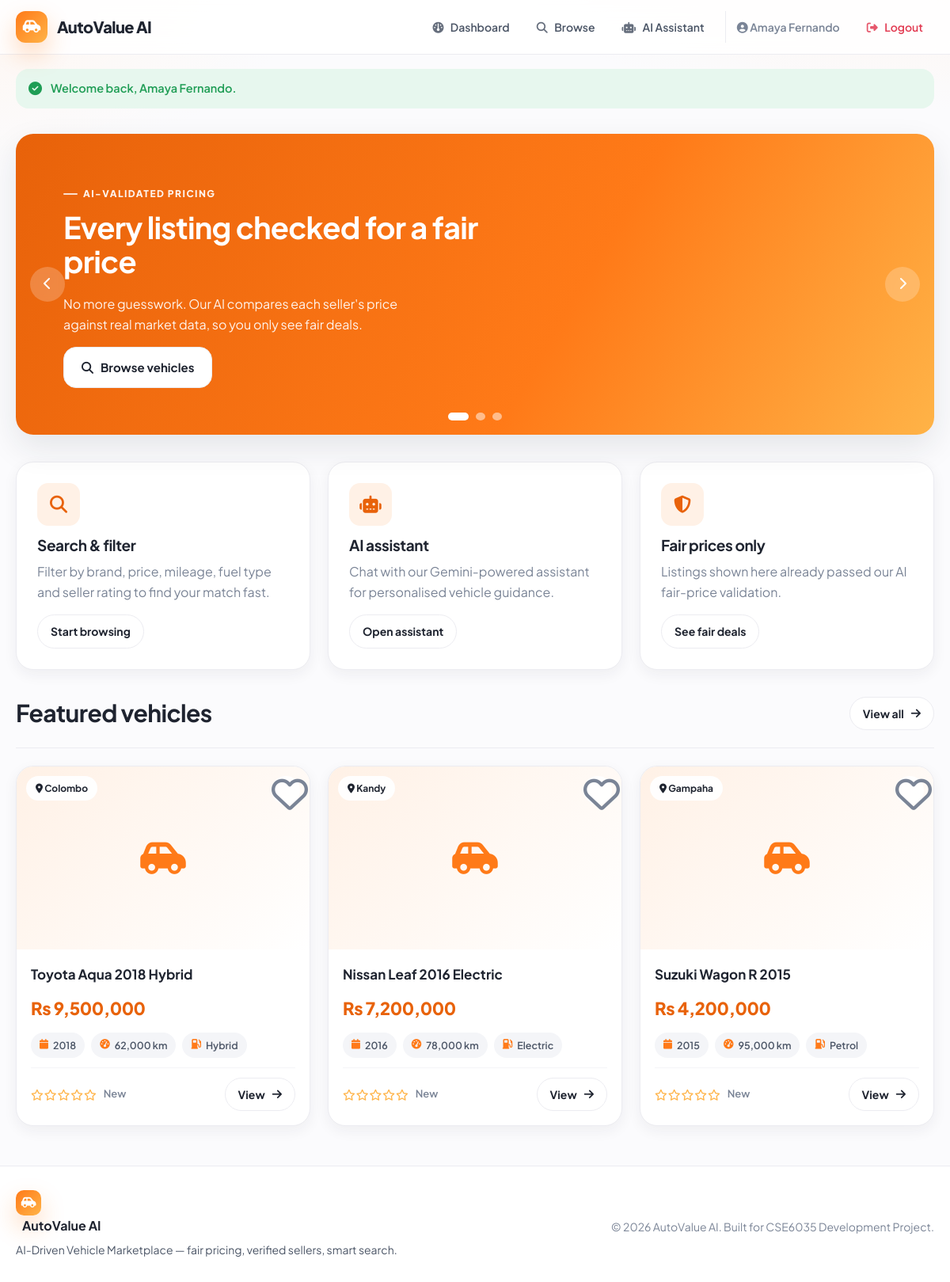
The app's page /web/public/buyer/dashboard.php (signed in) with its own data.
### tables this page shows
CREATE TABLE vehicle_ads (
    id INT AUTO_INCREMENT PRIMARY KEY,
    seller_id INT NOT NULL,
    title VARCHAR(160) NOT NULL,
    brand VARCHAR(60) NOT NULL,
    vehicle_model VARCHAR(80) NOT NULL,
    model_year INT NOT NULL,
    mileage INT NOT NULL,
    engine_capacity INT NOT NULL,
    fuel_type VARCHAR(30) NOT NULL,
    transmission VARCHAR(30) NOT NULL,
    condition_grade VARCHAR(30) NOT NULL,
    asking_price DECIMAL(14,2) NOT NULL,
    predicted_price DECIMAL(14,2) DEFAULT NULL,
    lower_bound DECIMAL(14,2) DEFAULT NULL,
    upper_bound DECIMAL(14,2) DEFAULT NULL,
    description TEXT,
    location VARCHAR(120) DEFAULT NULL,
    image_path VARCHAR(255) DEFAULT NULL,
    status ENUM('pending', 'approved', 'rejected') NOT NULL DEFAULT 'pending',
    created_at TIMESTAMP DEFAULT CURRENT_TIMESTAMP,
    FOREIGN KEY (seller_id) REFERENCES users(id) ON DELETE CASCADE,
    INDEX idx_status (status),
    INDEX idx_brand (brand),
    INDEX idx_price (asking_price),
    INDEX idx_year (model_year)
);

### web/lib/AdRepository.php (called while the page is built, shortened)
<?php
class AdRepository
{
    private PDO $pdo;
    public function __construct(PDO $pdo)
    {
        $this->pdo = $pdo;
    }
    public function featured(int $limit = 6): array
    {
        $limit = (int)$limit;
        $stmt = $this->pdo->query(
            "SELECT a.*, u.full_name AS seller_name,
                    COALESCE(r.avg_rating, 0) AS seller_rating
             FROM vehicle_ads a
             JOIN users u ON u.id = a.seller_id
             LEFT JOIN (
                SELECT seller_id, AVG(rating) AS avg_rating FROM seller_ratings GROUP BY seller_id
             ) r ON r.seller_id = a.seller_id
             WHERE a.status = " . $this->pdo->quote(AD_STATUS_APPROVED) . "
             ORDER BY seller_rating DESC, a.created_at DESC
             LIMIT $limit"
        );
        return $stmt->fetchAll();
    }
}

### web/public/buyer/_vehicle_card.php (the view)
<?php
$cardBase = $assetBase ?? '';
$rating = (float)($ad['seller_rating'] ?? 0);
?>
<article class="vehicle-card">
    <div class="vehicle-media">
        <?php if (!empty($ad['image_path'])): ?>
            <img src="<?php echo $cardBase . UPLOAD_URL . '/' . e($ad['image_path']); ?>" alt="<?php echo e($ad['title']); ?>">
        <?php else: ?>
            <i class="fa-solid fa-car-side"></i>
        <?php endif; ?>
        <span class="vehicle-badge"><i class="fa-solid fa-location-dot"></i> <?php echo e($ad['location'] ?: 'Sri Lanka'); ?></span>
        <div class="vehicle-fav"><i class="fa-regular fa-heart"></i></div>
    </div>
    <div class="vehicle-body">
        <div class="vehicle-title"><?php echo e($ad['title']); ?></div>
        <div class="vehicle-price"><?php echo format_money($ad['asking_price']); ?></div>
        <div class="vehicle-specs">
            <span class="spec-chip"><i class="fa-solid fa-calendar"></i> <?php echo e($ad['model_year']); ?></span>
            <span class="spec-chip"><i class="fa-solid fa-gauge-high"></i> <?php echo number_format($ad['mileage']); ?> km</span>
            <span class="spec-chip"><i class="fa-solid fa-gas-pump"></i> <?php echo e($ad['fuel_type']); ?></span>
        </div>
        <div class="vehicle-foot">
            <span class="rating-line"><?php echo star_rating_html($rating); ?> <?php echo $rating > 0 ? number_format($rating, 1) : 'New'; ?></span>
            <a href="vehicle.php?id=<?php echo (int)$ad['id']; ?>" class="btn secondary small">View <i class="fa-solid fa-arrow-right"></i></a>
        </div>
    </div>
</article>

### web/public/buyer/dashboard.php (shortened to what this page needs)
<?php
require_once __DIR__ . '/../../config/database.php';
require_once __DIR__ . '/../../lib/AdRepository.php';
$adRepo = new AdRepository($pdo);
$featured = $adRepo->featured(6);
require_once __DIR__ . '/../../includes/header.php';
?>
<section class="section hero">
    <div class="slider">
        <div class="slides">
            <div class="slide slide-1 active">
                <div class="slide-content">
                    <span class="eyebrow">AI-validated pricing</span>
                    <h2>Every listing checked for a fair price</h2>
                    <p>No more guesswork. Our AI compares each seller's price against real market data, so you only see fair deals.</p>
                    <a href="browse.php" class="btn secondary"><i class="fa-solid fa-magnifying-glass"></i> Browse vehicles</a>
                </div>
            </div>
        </div>
        <button class="slider-arrow prev" aria-label="Previous"><i class="fa-solid fa-chevron-left"></i></button>
        <button class="slider-arrow next" aria-label="Next"><i class="fa-solid fa-chevron-right"></i></button>
        <div class="slider-dots">
            <button class="active"></button><button></button><button></button>
        </div>
    </div>
</section>
<section class="section grid grid-3">
    <div class="card card-hover">
        <div class="stat-icon"><i class="fa-solid fa-magnifying-glass"></i></div>
        <h3 style="margin-top:14px">Search &amp; filter</h3>
        <p class="muted">Filter by brand, price, mileage, fuel type and seller rating to find your match fast.</p>
        <a href="browse.php" class="btn secondary small">Start browsing</a>
    </div>
    <div class="card card-hover">
        <div class="stat-icon"><i class="fa-solid fa-robot"></i></div>
        <h3 style="margin-top:14px">AI assistant</h3>
        <p class="muted">Chat with our Gemini-powered assistant for personalised vehicle guidance.</p>
        <a href="assistant.php" class="btn secondary small">Open assistant</a>
    </div>
    <div class="card card-hover">
        <div class="stat-icon"><i class="fa-solid fa-shield-halved"></i></div>
        <h3 style="margin-top:14px">Fair prices only</h3>
        <p class="muted">Listings shown here already passed our AI fair-price validation.</p>
        <a href="browse.php" class="btn secondary small">See fair deals</a>
    </div>
</section>
<section class="section">
    <div class="flex-between">
        <h2 class="mb-0">Featured vehicles</h2>
        <a href="browse.php" class="btn secondary small">View all <i class="fa-solid fa-arrow-right"></i></a>
    </div>
    <div class="divider"></div>
    <?php if (!$featured): ?>
        <div class="card empty-state"><i class="fa-solid fa-car"></i><p>No vehicles listed yet. Check back soon.</p></div>
    <?php else: ?>
        <div class="vehicle-grid">
            <?php foreach ($featured as $ad): ?>
                <?php include __DIR__ . '/_vehicle_card.php'; ?>
            <?php endforeach; ?>
        </div>
    <?php endif; ?>
</section>
<?php require_once __DIR__ . '/../../includes/footer.php'; ?>

### web/includes/functions.php (shortened to what this page needs)
<?php
function e(?string $value): string
{
    return htmlspecialchars($value ?? '', ENT_QUOTES, 'UTF-8');
}
function format_money($amount, string $symbol = 'Rs'): string
{
    return $symbol . ' ' . number_format((float)$amount, 0);
}
function star_rating_html(float $rating): string
{
    $rating = max(0, min(5, $rating));
    $full = (int)floor($rating);
    $half = ($rating - $full) >= 0.5 ? 1 : 0;
    $empty = 5 - $full - $half;
    $html = '<span class="stars" title="' . number_format($rating, 1) . ' out of 5">';
    $html .= str_repeat('<i class="fa-solid fa-star"></i>', $full);
    $html .= str_repeat('<i class="fa-regular fa-star"></i>', $empty);
    $html .= '</span>';
    return $html;
}

### records on screen
vehicle_ads: location "Colombo", title "Toyota Aqua 2018 Hybrid", asking_price "Rs 9,500,000", model_year "2018", mileage "62,000", fuel_type "Hybrid"
vehicle_ads: location "Kandy", title "Nissan Leaf 2016 Electric", asking_price "Rs 7,200,000", model_year "2016", mileage "78,000", fuel_type "Electric"
vehicle_ads: location "Gampaha", title "Suzuki Wagon R 2015", asking_price "Rs 4,200,000", model_year "2015", mileage "95,000", fuel_type "Petrol"

### other values on screen
APP_NAME "AutoValue AI"
current_name() "Amaya Fernando"
$flash['message'] "Welcome back, Amaya Fernando."
APP_TAGLINE "AI-Driven Vehicle Marketplace"
